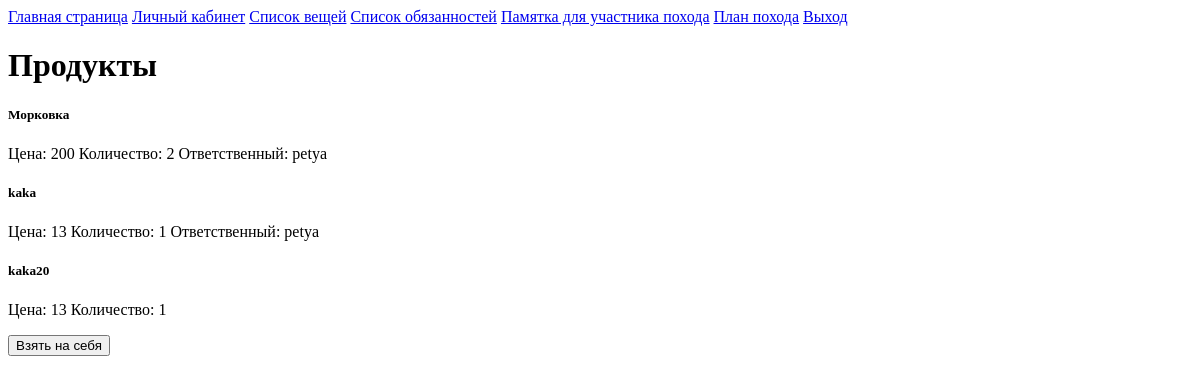
Page /objects_list/food (signed in) on the earlier database version.
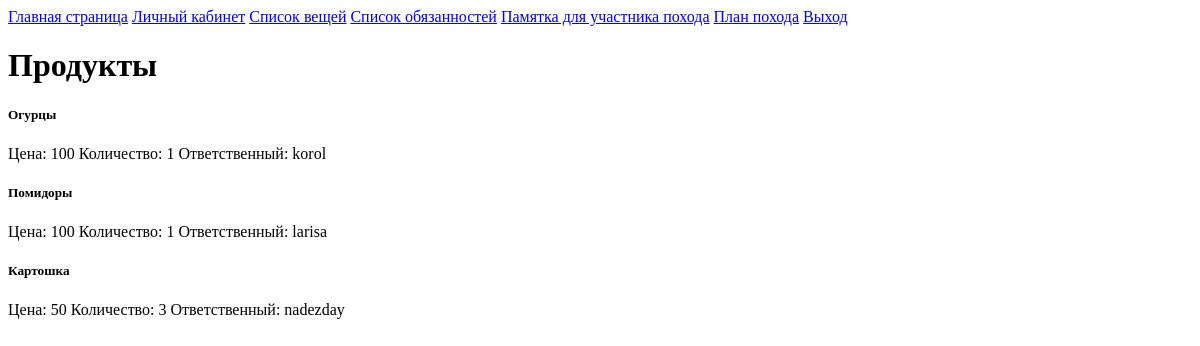
Same page on the later database version.
### App/models.py (models this page shows)
class Thing(models.Model):
    name = models.CharField(max_length=255)
    type = models.CharField(max_length=255)
    price = models.IntegerField()
    keeper = models.ForeignKey(User, on_delete=models.CASCADE, default=None, blank=True, null=True)
    kol = models.IntegerField(default=0)

### App/views.py (the view, shortened to what this page needs)
# urls.py: path('objects_list/<str:type>', objects_list),
def objects_list(request, type):
    if request.user.is_authenticated:
        if request.method == 'GET':
            is_moder = False
            if request.user.groups.filter(name='moders').exists():
                is_moder = True
            things = Thing.objects.filter(type=type)
            return render(request, 'objects_list.html', {'things': things, 'type': type, 'is_moder': is_moder})
    else:
        return redirect('/login_page')

### App/templates/objects_list.html (shortened to what this page needs)
<!DOCTYPE html>
<html lang="en">
<head>
</head>
<body>
<a href="/home_page">Главная страница</a>
<a href="/user_cab">Личный кабинет</a>
<a href="/objects_list/nofood">Список вещей</a>
<a href="/duties_list">Список обязанностей</a>
<a href="/reference">Памятка для участника похода</a>
<a href="/plan">План похода</a>
<a href="/logout_page">Выход</a>
{% if type == 'food' %}
<h1>Продукты</h1>
{% endif %}
{% for thing in things %}
    <form method="POST">
        <h5>{{thing.name}} </h5>
        <p>Цена: {{thing.price}} Количество: {{thing.kol}} {% if thing.keeper != None %} Ответственный:
            {{thing.keeper}} {% endif %}
        </p>
        {% if thing.keeper == None %}
            <input type="submit" name="take" value="Взять на себя">
        {% endif %}
    </form>
{% endfor %}
</body>
</html>

Differences in the rows shown:
removed Thing: name "Морковка", price "200", kol "2", keeper "petya"
removed Thing: name "kaka", price "13", kol "1", keeper "petya"
removed Thing: name "kaka20", price "13", kol "1"
added Thing: name "Огурцы", price "100", kol "1", keeper "korol"
added Thing: name "Помидоры", price "100", kol "1", keeper "larisa"
added Thing: name "Картошка", price "50", kol "3", keeper "nadezday"
